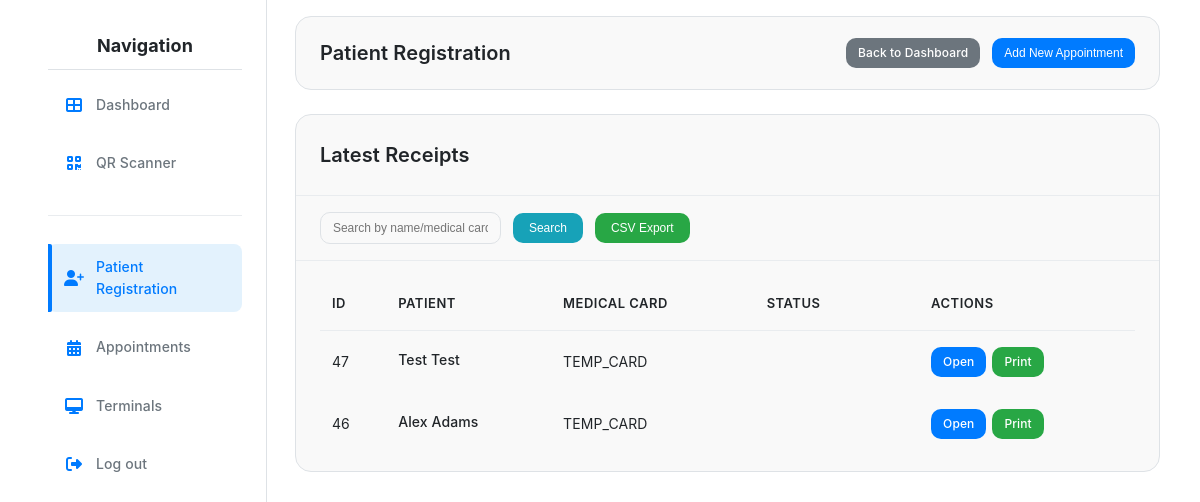
Page /medical_access/patient-registration/ (signed in) on the earlier database version.
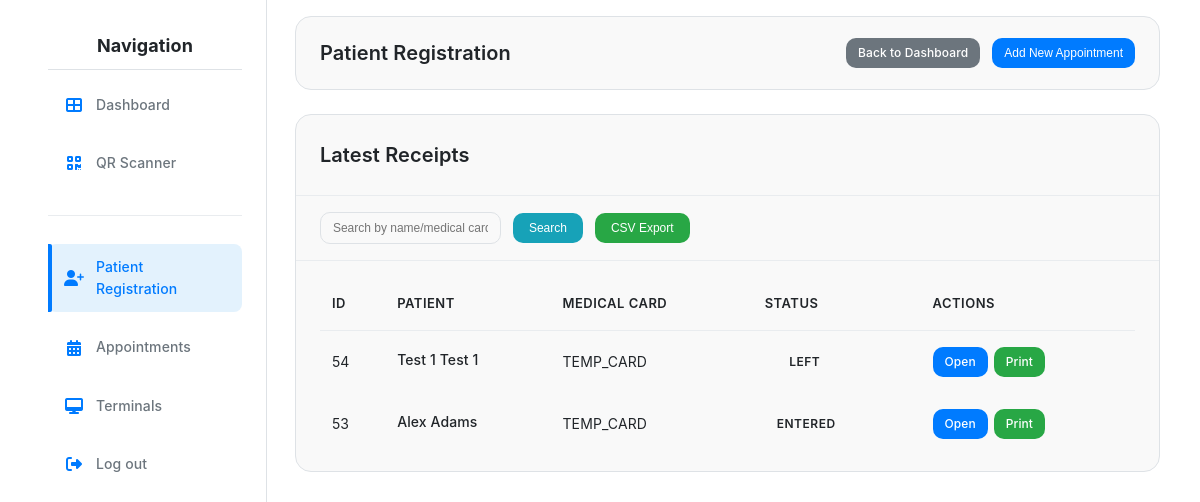
Same page on the later database version.
### medical_access/models.py (models this page shows, shortened)
class Appointment(models.Model):
    patient = models.ForeignKey(
        "Patient", on_delete=models.DO_NOTHING, related_name="appointments"
    )
    created_at = models.DateTimeField(auto_now_add=True)
    updated_at = models.DateTimeField(auto_now=True)
    class Meta:
        verbose_name = "Appointment"
        verbose_name_plural = "Appointments"
        ordering = ["-created_at"]

class Patient(models.Model):
    first_name = models.CharField(max_length=50, default="")
    last_name = models.CharField(max_length=50, default="")
    medical_card_number = models.CharField(
        max_length=20,
        unique=True,
        default="TEMP_CARD",
        help_text="Unique medical card number for the patient"
    )
    created_at = models.DateTimeField(auto_now_add=True)
    updated_at = models.DateTimeField(auto_now=True)
    class Meta:
        verbose_name = "Patient"
        verbose_name_plural = "Patients"
        ordering = ["last_name", "first_name"]
    @property
    def full_name(self):
        return f"{self.first_name} {self.last_name}".strip()

class QRCode(models.Model):
    class Status(models.TextChoices):
        ACTIVE = "active", "Active"
        ENTERED = "entered", "Entered"
        LEFT = "left", "Left"
        EXPIRED = "expired", "Expired"
    appointment = models.OneToOneField(
        "Appointment", on_delete=models.CASCADE, related_name="qr_code"
    )
    code = models.CharField(max_length=12, unique=True, db_index=True)
    status = models.CharField(
        max_length=16, choices=Status.choices, default=Status.ACTIVE
    )
    revoked = models.BooleanField(default=False)
    created_at = models.DateTimeField(auto_now_add=True)
    expires_at = models.DateTimeField()
    class Meta:
        verbose_name = "QR Code"
        verbose_name_plural = "QR Codes"
        ordering = ["-created_at"]

### medical_access/views.py (the view)
# urls.py: path('patient-registration/', views.patient_registration_view, name='patient_registration'),
@login_required
def patient_registration_view(request):
    today = timezone.now().date()
    today_receipts = Appointment.objects.filter(created_at__date=today).count()
    active_qr_codes = Appointment.objects.filter(
        qr_code__status="active", qr_code__expires_at__gt=timezone.now()
    ).count()
    latest_appointments = Appointment.objects.select_related(
        "patient"
    ).order_by("-created_at")[:10]
    context = {
        "user": request.user,
        "statistics": {
            "today_receipts": today_receipts,
            "active_qr_codes": active_qr_codes,
        },
        "latest_appointments": latest_appointments,
    }
    return render(request, "medical_access/patient_registration.html", context)

### medical_access/templates/medical_access/patient_registration.html (shortened to what this page needs)
{% extends 'medical_access/base.html' %}
{% block content %}
<div class="patient-registration-page">
    <div class="patient-registration-page-header">
        <h1 class="patient-registration-page-title">Patient Registration</h1>
        <div class="patient-registration-page-actions">
            <a href="{% url 'medical_access:dashboard' %}" class="patient-registration-page-btn patient-registration-page-btn--secondary">Back to Dashboard</a>
            <button class="patient-registration-page-btn patient-registration-page-btn--primary" onclick="openAddAppointmentModal()">Add New Appointment</button>
        </div>
    </div>
    <div class="patient-registration-receipts-section">
        <div class="patient-registration-receipts-header">
            <h3 class="patient-registration-receipts-title">Latest Receipts</h3>
        </div>
        <div class="patient-registration-controls-row">
            <input type="text" id="searchQuery" name="searchQuery" placeholder="Search by name/medical card" class="patient-registration-search-input">
            <button type="button" class="patient-registration-btn patient-registration-btn--search" onclick="searchReceipts()">Search</button>
            <button type="button" class="patient-registration-btn patient-registration-btn--export" onclick="exportCSV()">CSV Export</button>
        </div>
        <div class="patient-registration-receipts-table">
            <table class="patient-registration-table">
                <thead class="patient-registration-table-head">
                    <tr class="patient-registration-table-row">
                        <th class="patient-registration-table-header">ID</th>
                        <th class="patient-registration-table-header">Patient</th>
                        <th class="patient-registration-table-header">Medical Card</th>
                        <th class="patient-registration-table-header">Status</th>
                        <th class="patient-registration-table-header">Actions</th>
                    </tr>
                </thead>
                <tbody class="patient-registration-table-body">
                    {% for appointment in latest_appointments %}
                    <tr class="patient-registration-table-row">
                        <td class="patient-registration-table-cell">{{ appointment.id }}</td>
                        <td class="patient-registration-table-cell">
                            <span class="patient-registration-patient-name">{{ appointment.patient.full_name }}</span>
                        </td>
                        <td class="patient-registration-table-cell">{{ appointment.patient.medical_card_number }}</td>
                        <td class="patient-registration-table-cell">
                            <span class="status-badge status-badge--{{ appointment.qr_code.status }}">{{ appointment.qr_code.get_status_display }}</span>
                        </td>
                        <td class="patient-registration-table-cell">
                            <div class="patient-registration-actions">
                                <a href="{% url 'medical_access:appointment_detail' appointment.id %}"
                                   class="patient-registration-action-btn patient-registration-action-btn--open" target="_blank">Open</a>
                                <a href="{% url 'medical_access:generate_receipt' appointment.id %}"
                                   class="patient-registration-action-btn patient-registration-action-btn--print" target="_blank">Print</a>
                            </div>
                        </td>
                    </tr>
                    {% empty %}
                    <tr class="patient-registration-table-row">
                        <td colspan="7" class="patient-registration-table-cell patient-registration-table-cell--empty">
                            No appointments found
                        </td>
                    </tr>
                    {% endfor %}
                </tbody>
            </table>
        </div>
    </div>
</div>
{% endblock %}

### medical_access/templates/medical_access/base.html (shortened to what this page needs)
<!DOCTYPE html>
<html lang="en">
    <head>
        {% load static %}
        <link href="https://cdnjs.cloudflare.com/ajax/libs/font-awesome/6.4.0/css/all.min.css" rel="stylesheet" />
        <link rel="stylesheet" href="{% static 'css/main.css' %}" />
    </head>
    <body>
        <main class="container">
            {% if user.is_authenticated %}
            <div class="main-container">
                <aside class="sidebar-content">
                    <div class="sidebar-header">
                        <h3 class="sidebar-header-title">Navigation</h3>
                    </div>
                    <nav class="sidebar-nav">
                        <ul class="sidebar-nav-list">
                            <li class="sidebar-nav-item">
                                <a href="{% url 'medical_access:dashboard' %}" class="sidebar-nav-link"><i class="fas fa-th-large"></i> Dashboard</a>
                            </li>
                            <li class="sidebar-nav-item">
                                <a href="{% url 'medical_access:kiosk' %}" class="sidebar-nav-link" target="_blank"><i class="fas fa-qrcode"></i> QR Scanner</a>
                            </li>
                            <li class="sidebar-nav-divider"></li>
                            <li class="sidebar-nav-item">
                                <a href="{% url 'medical_access:patient_registration' %}" class="sidebar-nav-link"><i class="fas fa-user-plus"></i> Patient Registration</a>
                            </li>
                            <li class="sidebar-nav-item">
                                <a href="{% url 'medical_access:appointments' %}" class="sidebar-nav-link"><i class="fas fa-calendar-alt"></i> Appointments</a>
                            </li>
                            <li class="sidebar-nav-item">
                                <a href="{% url 'medical_access:terminals' %}" class="sidebar-nav-link"><i class="fas fa-desktop"></i> Terminals</a>
                            </li>
                        </ul>
                    </nav>
                    <div class="sidebar-footer">
                        <ul class="sidebar-nav-list">
                            <li class="sidebar-footer-item">
                                <a href="{% url 'medical_access:logout' %}" class="sidebar-nav-link"><i class="fas fa-sign-out-alt"></i> Log out</a>
                            </li>
                        </ul>
                    </div>
                </aside>
                <div class="main-content">{% block content %}{% endblock %}</div>
            </div>
            {% else %}
            <div class="login-page-content">{% block auth_content %}{% endblock %}</div>
            {% endif %}
        </main>
    </body>
</html>

### medical_access/static/css/main.css (style rules this page uses)
:root { --primary-color: #007BFF; --primary-dark: #0056b3; --secondary-color: #6c757d; --success-color: #28a745; --error-color: #dc3545; --warning-color: #ffc107; --info-color: #17a2b8; --background: #ffffff; --surface: #f9f9f9; --surface-elevated: #ffffff; --sidebar-bg: #ffffff; --text-primary: #212529; --text-secondary: #6c757d; --text-muted: #adb5bd; --border: #dee2e6; --border-light: #e9ecef; --radius: 10px; --radius-md: 12px; --radius-lg: 16px; --radius-xl: 20px; }
* { margin: 0; padding: 0; box-sizing: border-box; }
body { font-family: -apple-system, BlinkMacSystemFont, 'Segoe UI', 'Poppins', 'Oxygen', 'Ubuntu', 'Cantarell', 'Helvetica Neue', sans-serif; font-size: 14px; font-weight: 400; line-height: 1.6; color: var(--text-primary); letter-spacing: 0.1px; background-color: var(--background); -webkit-font-smoothing: antialiased; -moz-osx-font-smoothing: grayscale; }
a { text-decoration: none; }
li { list-style: none; }
button { cursor: pointer; border: none; }
input { border: none; }
.container { width: 100%; max-width: 1536px; margin: 0 auto; padding: 0 24px; }
.main-container { display: flex; flex-direction: row; gap: 12px; }
.sidebar-content { position: sticky; top: 0; left: 0; width: 300px; min-height: 100vh; height: 100%; padding: 24px; border-right: 0.5px solid var(--border); }
.sidebar-header { padding: 8px 0; border-bottom: 0.5px solid var(--border); }
.sidebar-header-title { font-size: 18px; font-weight: 700; color: var(--text-primary); text-align: center; }
.sidebar-nav { padding: 12px 0; }
.sidebar-nav-list { display: flex; flex-direction: column; gap: 12px; }
.sidebar-nav-link { display: flex; align-items: center; gap: 12px; padding: 12px 16px; color: var(--text-secondary); text-decoration: none; font-size: 14px; font-weight: 500; transition: all 0.3s ease; border-radius: 8px; position: relative; }
.sidebar-nav-link.active { color: var(--primary-color); background-color: #e3f2fd; border-radius: 8px; position: relative; }
.sidebar-nav-link.active::before { content: ''; position: absolute; left: 0; top: 0; bottom: 0; width: 4px; background-color: var(--primary-color); border-radius: 0 2px 2px 0; }
.sidebar-nav-link i { width: 20px; height: 20px; color: var(--primary-color); display: flex; align-items: center; justify-content: center; font-size: 16px; }
.sidebar-nav-divider { height: 1px; background-color: var(--border-light); margin: 16px 0; }
.sidebar-footer { margin-top: auto; }
.main-content { padding: 16px; width: 100%; min-height: 100vh; }
.status-badge { display: inline-flex; align-items: center; justify-content: center; padding: 4px 12px; border-radius: 20px; font-size: 12px; font-weight: 600; text-transform: uppercase; letter-spacing: 0.5px; min-width: 80px; text-align: center; }

Differences in the rows shown:
removed Appointment: id "47", patient.full_name "Test Test", patient.medical_card_number "TEMP_CARD"
removed Appointment: id "46", patient.full_name "Alex Adams", patient.medical_card_number "TEMP_CARD"
added Appointment: id "54", patient.full_name "Test 1 Test 1", patient.medical_card_number "TEMP_CARD", qr_code.status "LEFT"
added Appointment: id "53", patient.full_name "Alex Adams", patient.medical_card_number "TEMP_CARD", qr_code.status "ENTERED"
